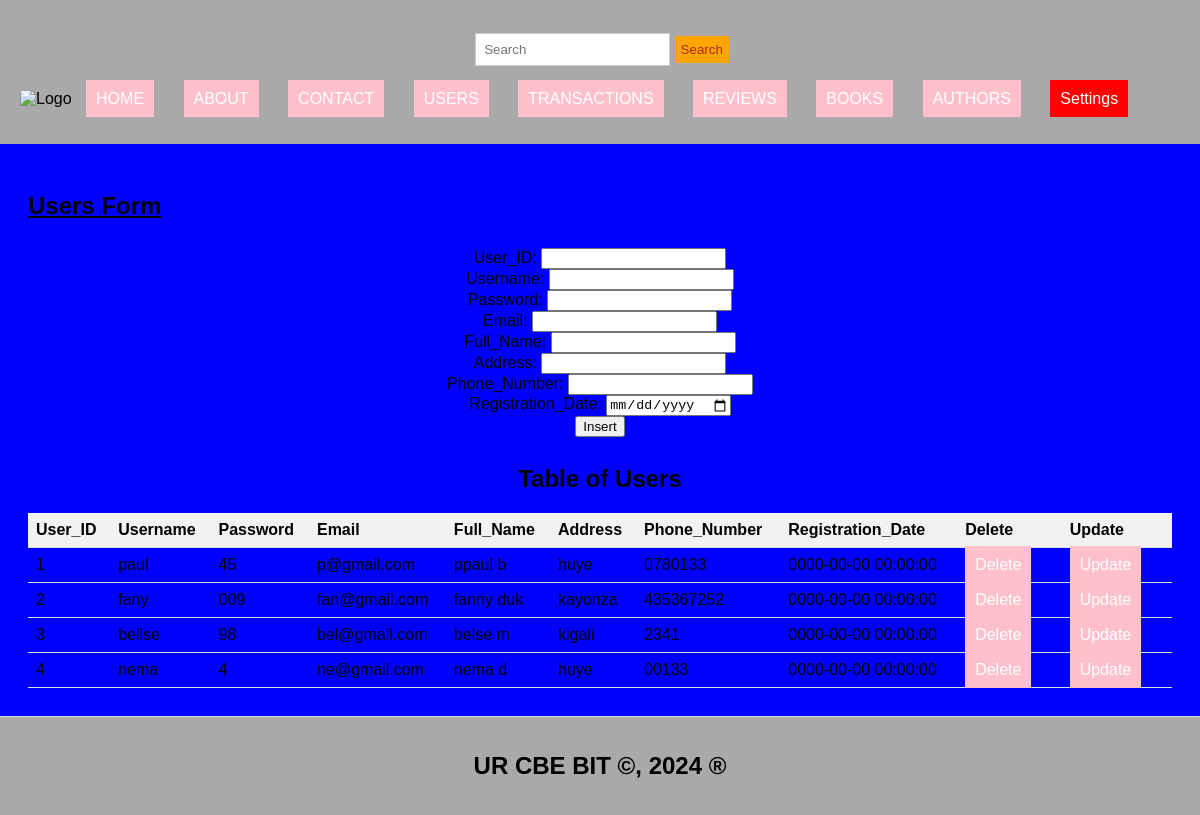
The page /users.php on the database its author committed.
### tables this page shows
CREATE TABLE `users` (
  `user_id` int(11) NOT NULL,
  `username` varchar(100) NOT NULL,
  `password` varchar(100) NOT NULL,
  `email` varchar(255) DEFAULT NULL,
  `full_name` varchar(255) DEFAULT NULL,
  `address` varchar(255) DEFAULT NULL,
  `phone_number` varchar(20) DEFAULT NULL,
  `registration_date` timestamp NOT NULL DEFAULT current_timestamp()
);

### users.php (the view, shortened to what this page needs)
<!DOCTYPE html>
<html lang="en">
<head>
  <link rel="stylesheet" type="text/css" href="style.css" title="style 1" media="screen, tv, projection, handheld, print"/>
</head>
<body bgcolor="blue">
  <header>
    <form class="d-flex" role="search" action="search.php">
      <input class="form-control me-2" type="search" placeholder="Search" aria-label="Search" name="query">
      <button class="btn btn-outline-success" type="submit">Search</button>
    </form>
    <ul style="list-style-type: none; padding: 0;">
      <li style="display: inline; margin-right: 10px;">
        <img src="./Images/books.jpg" width="90" height="60" alt="Logo">
      </li>
      <li style="display: inline; margin-right: 10px;"><a href="./home.html">HOME</a></li>
      <li style="display: inline; margin-right: 10px;"><a href="./about.html">ABOUT</a></li>
      <li style="display: inline; margin-right: 10px;"><a href="./contact.html">CONTACT</a></li>
      <li style="display: inline; margin-right: 10px;"><a href="./users.php">USERS</a></li>
      <li style="display: inline; margin-right: 10px;"><a href="./transactions.php">TRANSACTIONS</a></li>
      <li style="display: inline; margin-right: 10px;"><a href="./reviews.php">REVIEWS</a></li>
      <li style="display: inline; margin-right: 10px;"><a href="./books.php">BOOKS</a></li>
      <li style="display: inline; margin-right: 10px;"><a href="./authors.php">AUTHORS</a></li>
      <li class="dropdown" style="display: inline; margin-right: 10px;">
        <a href="#" style="padding: 10px; color: white; background-color: red; text-decoration: none; margin-right: 15px;">Settings</a>
      </li>
    </ul>
  </header>
  <section>
  <h1><u>Users Form</u></h1>
  <form method="post">
    <label for="user_id">User_ID:</label>
    <input type="number" id="user_id" name="user_id" required><br>
    <label for="username">Username:</label>
    <input type="text" id="username" name="username" required><br>
    <label for="password">Password:</label>
    <input type="text" id="password" name="password" required><br>
    <label for="email">Email:</label>
    <input type="text" id="email" name="email" required><br>
    <label for="full_name">Full_Name:</label>
    <input type="text" id="full_name" name="full_name" required><br>
    <label for="address">Address:</label>
    <input type="text" id="address" name="address" required><br>
    <label for="phone_number">Phone_Number:</label>
    <input type="number" id="phone_number" name="phone_number" required><br>
    <label for="registration_date">Registration_Date:</label>
    <input type="date" id="registration_date" name="registration_date" required><br>
    <input type="submit" name="add" value="Insert">
    </form>
  <?php
include('database_connection.php');
    ?>
    <center><h2>Table of Users</h2>
  <table>
    <tr>
      <th>User_ID</th>
      <th>Username</th>
      <th>Password</th>
      <th>Email</th>
      <th>Full_Name</th>
      <th>Address</th>
      <th>Phone_Number</th>
      <th>Registration_Date</th>
      <th>Delete</th>
      <th>Update</th>
    </tr>
    <?php
$sql = "SELECT * FROM users";
$result = $connection->query($sql);
    if ($result->num_rows > 0) {
        while ($row = $result->fetch_assoc()) {
            echo "<tr>
                    <td>{$row['user_id']}</td>
                    <td>{$row['username']}</td>
                    <td>{$row['password']}</td>
                    <td>{$row['email']}</td>
                    <td>{$row['full_name']}</td>
                    <td>{$row['address']}</td>
                    <td>{$row['phone_number']}</td>
                    <td>{$row['registration_date']}</td>
                    <td><a href='delete_users.php?user_id={$row['user_id']}'>Delete</a></td>
                    <td><a href='update_users.php?user_id={$row['user_id']}'>Update</a></td>
                  </tr>";
        }
    } else {
        echo "<tr><td colspan='10'>No data found</td></tr>";
    }
    ?>
  </table>
</section>
<footer>
  <h2>UR CBE BIT &copy;, 2024 &reg;</h2>
</footer>
</body>
</html>

### style.css (style rules this page uses)
body { font-family: Arial, sans-serif; margin: 0; padding: 0; }
.form-control { padding: 8px; margin-left: 4px; border: 1px solid #ccc; }
.btn { padding: 6px; background-color: orange; color: brown; border: none; }
.dropdown { position: relative; display: inline; margin-right: 10px; }
body { font-family: Arial,sans-serif; margin:0; padding:0; }
header { background-color:darkgray; padding: 20px; }
.dropdown { position: right; display:right; direction:rtl; }
section { padding:28px; border-bottom: 1px solid #ddd; }
footer { text-align: center; padding: 15px; background-color:darkgray; }

### users.php (style rules this page uses)
a { padding: 10px; color: white; background-color: pink; text-decoration: none; margin-right: 15px; }
form { margin-top: 20px; text-align: center; margin: 5px; padding: 8px; }
table { width: 100%; border-collapse: collapse; }
th, td { padding: 8px; text-align: left; border-bottom: 1px solid #ddd; }
th { background-color: #f2f2f2; }
footer { background-color: darkgray; padding: 15px; text-align: center; }

### rows shown on the page
users: user_id "1", username "paul", password "45", email "p@gmail.com", full_name "ppaul b", address "huye", phone_number "0780133", registration_date "0000-00-00 00:00:00"
users: user_id "2", username "fany", password "009", email "fan@gmail.com", full_name "fanny duk", address "kayonza", phone_number "435367252", registration_date "0000-00-00 00:00:00"
users: user_id "3", username "belise", password "98", email "bel@gmail.com", full_name "belse m", address "kigali", phone_number "2341", registration_date "0000-00-00 00:00:00"
users: user_id "4", username "nema", password "4", email "ne@gmail.com", full_name "nema d", address "huye", phone_number "00133", registration_date "0000-00-00 00:00:00"
